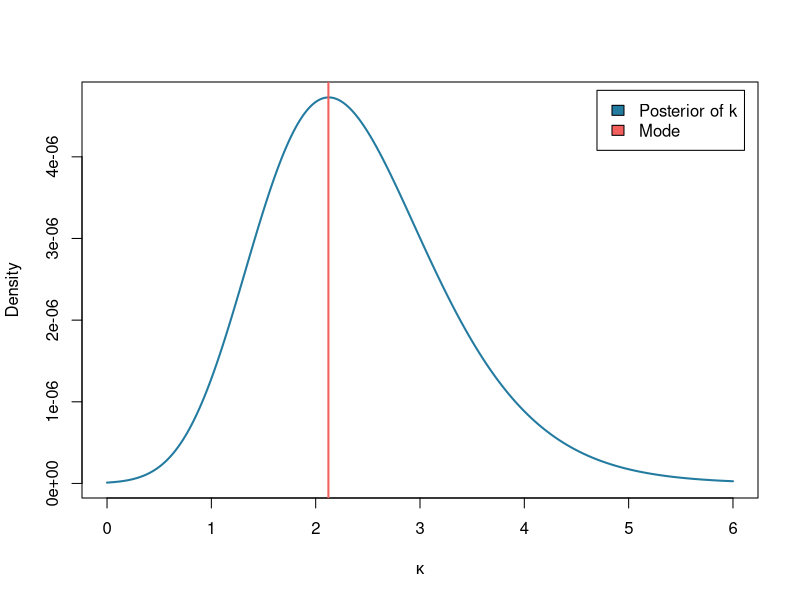

Write R code to recreate this figure.
col1 = '#247ba0'
col2 = '#f25f5c'
imgw = 5
imgh = 4

y = c(-2.44, 2.14, 2.54, 1.83, 2.02, 2.33, -2.79, 2.23, 2.07, 2.02)
mu = 2.39

von_misen = function(y, kappa, mu){
  I_zero = besselI(x=kappa, nu=0)
  numerator = exp(kappa * cos(y - mu))
  return (numerator / (2 * pi * I_zero))
}

exponential = function(kappa, lambda=1){
  return (lambda * exp(-lambda*kappa))
}

calculate_posterior = function(y, kappa, mu) {
  prior = exponential(kappa)
  likelihood = prod(von_misen(y, kappa, mu))
  return (prior * likelihood)
}

# To calculate the mode
get_mode = function(vec, kappas) {
  vec = round(vec, 10)
  uniqv = unique(vec)
  mode = uniqv[which.max(tabulate(match(vec, uniqv)))]
  
  mode_idx = which(vec == mode)[1]
  mode_x = kappas[mode_idx]
  
  return (mode_x)
}

kappas = seq(0, 6, 0.001)

posterior = sapply(kappas, calculate_posterior, y=y, mu=mu)
mode = get_mode(posterior, kappas)

pdf("plots/3-posterior-distribution.pdf", width=imgw, height=imgh)
  plot(kappas, posterior, type='l', lwd=2, col=col1,
       xlab=expression(kappa), ylab="Density")
  abline(v=mode, col=col2, lwd=2)
  legend('topright', c('Posterior of k', 'Mode'), fill=c(col1, col2), inset=0.02)
dev.off()
